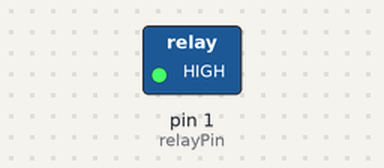
Recording of a sketch running on a simulated Arduino Uno, built with avr-gcc and run on an emulated ATmega328P. On the bench: switched loads named in the sketch (green lamp = pin HIGH).

Above: at 1.0 s.
At 3.0 s:
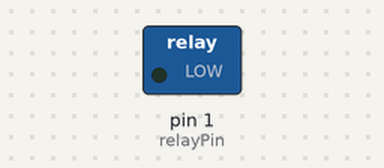
Timing chart, 0 to 5.2 s (numbered marks = the images above):
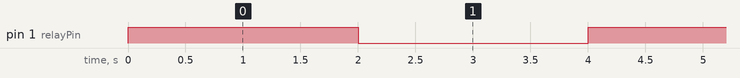

Measured:
- by itself, pin 1 (relayPin): alternates HIGH for 2.0 s and LOW for 2.0 s

The sketch:

relay.ino
```cpp
const int relayPin = 1; //定义继电器引脚号

void setup()
{
  pinMode(relayPin, OUTPUT); //配置继电器引脚号的模式为输出模式
  digitalWrite(relayPin, HIGH); //设置初始电平为高电平
}

void loop()
{
  digitalWrite(relayPin, HIGH); //设置电平为高电平
  delay(2000); //强延时两秒
  digitalWrite(relayPin, LOW); //设置电平为低电平
  delay(2000); //强延时两秒
}
```
